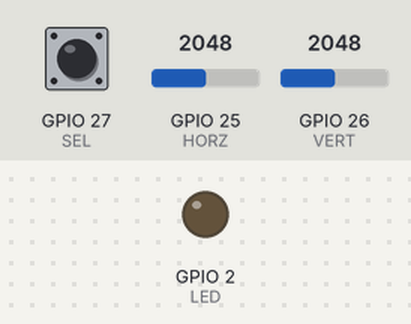
Bench run of a sketch on a simulated ESP32. Shown: output pins drawn as LEDs (lit = HIGH). The test bench sets the inputs (shaded band); at power-on: GPIO 27 (SEL) HIGH, GPIO 25 (HORZ) = 2048, GPIO 26 (VERT) = 2048. What the sketch prints to the serial monitor is not drawn.

Above: at 1.2 s.
1.3 s: GPIO 27 (SEL) pulled LOW for 0.15 s
At 1.38 s:
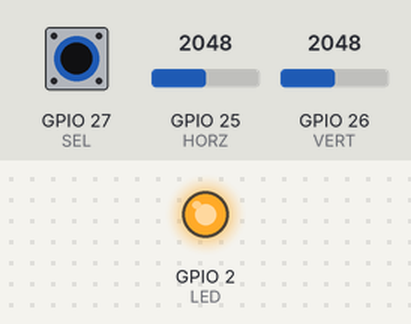
2.9 s: GPIO 27 (SEL) pulled LOW for 3.2 s
At 7.1 s:
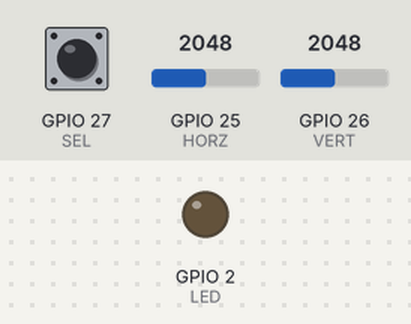
Timing chart, 0 to 8.6 s (numbered marks = the images above; inputs shaded):
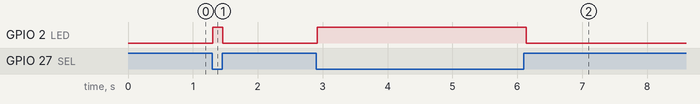

Measured:
- after the input at 1.3 s, GPIO 2 (LED): LOW → HIGH at once, → LOW 0.15 s later
- after the input at 2.9 s, GPIO 2 (LED): LOW → HIGH at once, → LOW 3.2 s later

The sketch:

joystick.ino
```cpp
// joystick — tests assert (BT165): an analog joystick on ADC2's pins — HORZ on GPIO25 (ADC2
// channel 8), VERT on GPIO26 (channel 9), SEL on GPIO27 (INPUT_PULLUP: low while pressed). Every
// 50 ms it prints "x:<0–4095>,y:<0–4095>" — two series for the Serial Plotter — and the onboard
// LED (GPIO2) lights while the stick is pressed. ADC2 reads work while WiFi is off (a sketch that
// starts WiFi reads 0 there, as on a board).
const int HORZ = 25;
const int VERT = 26;
const int SEL = 27;
const int LED = 2;

void setup() {
  Serial.begin(115200);
  pinMode(SEL, INPUT_PULLUP);
  pinMode(LED, OUTPUT);
}

void loop() {
  int x = analogRead(HORZ);
  int y = analogRead(VERT);
  digitalWrite(LED, digitalRead(SEL) == LOW ? HIGH : LOW);
  Serial.printf("x:%d,y:%d\n", x, y);
  delay(50);
}
```
